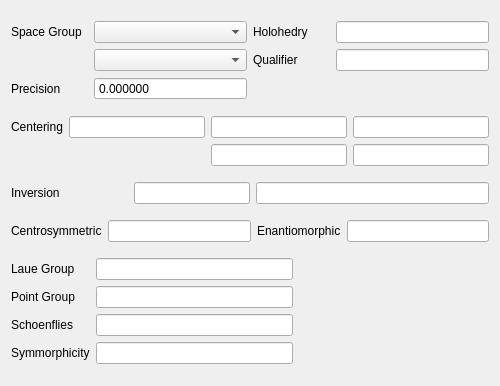
<?xml version="1.0" encoding="UTF-8"?>
<ui version="4.0">
 <class>CellSymmetryMainWidget</class>
 <widget class="QWidget" name="CellSymmetryMainWidget">
  <property name="geometry">
   <rect>
    <x>0</x>
    <y>0</y>
    <width>500</width>
    <height>386</height>
   </rect>
  </property>
  <property name="windowTitle">
   <string>Form</string>
  </property>
  <layout class="QVBoxLayout" name="verticalLayout">
   <item>
    <layout class="QHBoxLayout" name="horizontalLayout_4">
     <item>
      <layout class="QGridLayout" name="gridLayout" columnstretch="1,2,1,2">
       <item row="0" column="0">
        <widget class="QLabel" name="label">
         <property name="text">
          <string>Space Group</string>
         </property>
        </widget>
       </item>
       <item row="1" column="2">
        <widget class="QLabel" name="label_8">
         <property name="text">
          <string>Qualifier</string>
         </property>
        </widget>
       </item>
       <item row="0" column="2">
        <widget class="QLabel" name="label_7">
         <property name="text">
          <string>Holohedry</string>
         </property>
        </widget>
       </item>
       <item row="0" column="1">
        <widget class="QComboBox" name="spaceGroupHallNamecomboBox"/>
       </item>
       <item row="1" column="1">
        <widget class="QComboBox" name="spaceGroupITNumberComboBox"/>
       </item>
       <item row="2" column="0">
        <widget class="QLabel" name="label_2">
         <property name="text">
          <string>Precision</string>
         </property>
        </widget>
       </item>
       <item row="1" column="3">
        <widget class="QLineEdit" name="qualifierLineEdit">
         <property name="readOnly">
          <bool>true</bool>
         </property>
        </widget>
       </item>
       <item row="0" column="3">
        <widget class="QLineEdit" name="holohedryLineEdit">
         <property name="readOnly">
          <bool>true</bool>
         </property>
        </widget>
       </item>
       <item row="2" column="1">
        <widget class="CustomDoubleSpinBox" name="precisionDoubleSpinBox">
         <property name="buttonSymbols">
          <enum>QAbstractSpinBox::NoButtons</enum>
         </property>
         <property name="keyboardTracking">
          <bool>false</bool>
         </property>
         <property name="decimals">
          <number>6</number>
         </property>
        </widget>
       </item>
      </layout>
     </item>
    </layout>
   </item>
   <item>
    <layout class="QHBoxLayout" name="horizontalLayout_3">
     <item>
      <layout class="QGridLayout" name="gridLayout_2">
       <item row="0" column="0">
        <widget class="QLabel" name="label_3">
         <property name="text">
          <string>Centering</string>
         </property>
        </widget>
       </item>
       <item row="0" column="1">
        <widget class="QLineEdit" name="centeringLineEdit">
         <property name="readOnly">
          <bool>true</bool>
         </property>
        </widget>
       </item>
       <item row="1" column="2">
        <widget class="QLineEdit" name="centerintVector3LineEdit">
         <property name="readOnly">
          <bool>true</bool>
         </property>
        </widget>
       </item>
       <item row="1" column="3">
        <widget class="QLineEdit" name="centerintVector4LineEdit">
         <property name="readOnly">
          <bool>true</bool>
         </property>
        </widget>
       </item>
       <item row="0" column="3">
        <widget class="QLineEdit" name="centerintVector2LineEdit">
         <property name="readOnly">
          <bool>true</bool>
         </property>
        </widget>
       </item>
       <item row="0" column="2">
        <widget class="QLineEdit" name="centerintVector1LineEdit">
         <property name="readOnly">
          <bool>true</bool>
         </property>
        </widget>
       </item>
      </layout>
     </item>
    </layout>
   </item>
   <item>
    <layout class="QHBoxLayout" name="horizontalLayout">
     <item>
      <layout class="QHBoxLayout" name="horizontalLayout_5">
       <item>
        <widget class="QLabel" name="label_4">
         <property name="sizePolicy">
          <sizepolicy hsizetype="Preferred" vsizetype="Preferred">
           <horstretch>1</horstretch>
           <verstretch>0</verstretch>
          </sizepolicy>
         </property>
         <property name="text">
          <string>Inversion</string>
         </property>
        </widget>
       </item>
       <item>
        <widget class="QLineEdit" name="inversionLineEdit">
         <property name="sizePolicy">
          <sizepolicy hsizetype="Expanding" vsizetype="Fixed">
           <horstretch>1</horstretch>
           <verstretch>0</verstretch>
          </sizepolicy>
         </property>
         <property name="readOnly">
          <bool>true</bool>
         </property>
        </widget>
       </item>
       <item>
        <widget class="QLineEdit" name="inversionCenterLineEdit">
         <property name="sizePolicy">
          <sizepolicy hsizetype="Expanding" vsizetype="Fixed">
           <horstretch>2</horstretch>
           <verstretch>0</verstretch>
          </sizepolicy>
         </property>
         <property name="readOnly">
          <bool>true</bool>
         </property>
        </widget>
       </item>
      </layout>
     </item>
    </layout>
   </item>
   <item>
    <layout class="QHBoxLayout" name="horizontalLayout_6">
     <item>
      <layout class="QHBoxLayout" name="horizontalLayout_7">
       <item>
        <widget class="QLabel" name="label_5">
         <property name="text">
          <string>Centrosymmetric</string>
         </property>
        </widget>
       </item>
       <item>
        <widget class="QLineEdit" name="centrosymmetricLineEdit">
         <property name="readOnly">
          <bool>true</bool>
         </property>
        </widget>
       </item>
       <item>
        <widget class="QLabel" name="label_6">
         <property name="text">
          <string>Enantiomorphic</string>
         </property>
        </widget>
       </item>
       <item>
        <widget class="QLineEdit" name="enantiomorphicLineEdit">
         <property name="readOnly">
          <bool>true</bool>
         </property>
        </widget>
       </item>
      </layout>
     </item>
    </layout>
   </item>
   <item>
    <layout class="QHBoxLayout" name="horizontalLayout_8">
     <item>
      <layout class="QGridLayout" name="gridLayout_3">
       <item row="2" column="1">
        <widget class="QLineEdit" name="SchoenfliesLineEdit">
         <property name="readOnly">
          <bool>true</bool>
         </property>
        </widget>
       </item>
       <item row="1" column="0">
        <widget class="QLabel" name="label_10">
         <property name="text">
          <string>Point Group</string>
         </property>
        </widget>
       </item>
       <item row="0" column="0">
        <widget class="QLabel" name="label_9">
         <property name="text">
          <string>Laue Group</string>
         </property>
        </widget>
       </item>
       <item row="3" column="0">
        <widget class="QLabel" name="label_12">
         <property name="text">
          <string>Symmorphicity</string>
         </property>
        </widget>
       </item>
       <item row="3" column="1">
        <widget class="QLineEdit" name="symmorphicityLineEdit">
         <property name="readOnly">
          <bool>true</bool>
         </property>
        </widget>
       </item>
       <item row="1" column="1">
        <widget class="QLineEdit" name="pointGroupLineEdit">
         <property name="readOnly">
          <bool>true</bool>
         </property>
        </widget>
       </item>
       <item row="2" column="0">
        <widget class="QLabel" name="label_11">
         <property name="text">
          <string>Schoenflies</string>
         </property>
        </widget>
       </item>
       <item row="0" column="1">
        <widget class="QLineEdit" name="LaueGroupLineEdit">
         <property name="readOnly">
          <bool>true</bool>
         </property>
        </widget>
       </item>
       <item row="0" column="2">
        <spacer name="horizontalSpacer">
         <property name="orientation">
          <enum>Qt::Horizontal</enum>
         </property>
         <property name="sizeHint" stdset="0">
          <size>
           <width>40</width>
           <height>20</height>
          </size>
         </property>
        </spacer>
       </item>
      </layout>
     </item>
    </layout>
   </item>
  </layout>
 </widget>
 <customwidgets>
  <customwidget>
   <class>CustomDoubleSpinBox</class>
   <extends>QDoubleSpinBox</extends>
   <header>customdoublespinbox.h</header>
  </customwidget>
 </customwidgets>
 <resources/>
 <connections/>
</ui>
